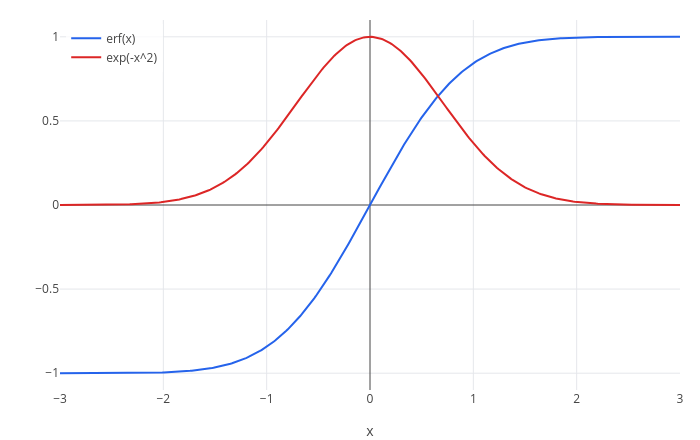

The notebook cell saved with this chart:
### Markdown cell above
## 5. A new function: erf

Areas under the bell curve over a finite interval come up constantly, and they have no elementary formula. So
mathematicians gave them a name, the **error function**:

$$\operatorname{erf}(x) = \frac{2}{\sqrt\pi}\int_0^x e^{-t^2}\,dt.$$

The factor makes $\operatorname{erf}(\infty) = 1$. It is a function like $\sin$ or $\log$: it has a graph,
derivatives and values. Galileo uses it for antiderivatives:

### Code cell
int(exp(-x^2), x)
diff(erf(x), x)
plot(erf(x), exp(-x^2), x, -3, 3)

### Figure 1 — Plotly figure (JSON) as saved in the notebook; plotly's stock layout.template omitted (floating-point values rounded to 4 significant figures; data arrays with more than 128 entries replaced by an {"elided": "..."} marker saying what was removed)
{"data": [{"line": {"color": "#2563eb", "width": 2}, "mode": "lines", "name": "erf(x)", "type": "scatter", "x": {"elided": "402 float values"}, "y": {"elided": "402 float values"}}, {"line": {"color": "#dc2626", "width": 2}, "mode": "lines", "name": "exp(-x^2)", "type": "scatter", "x": {"elided": "402 float values"}, "y": {"elided": "402 float values"}}], "layout": {"height": 440, "legend": {"bgcolor": "rgba(255,255,255,0.8)", "x": 0.01, "xanchor": "left", "y": 0.99, "yanchor": "top"}, "margin": {"b": 50, "l": 60, "r": 20, "t": 20}, "showlegend": true, "title": {"text": ""}, "width": 700, "xaxis": {"range": [-3, 3], "title": {"text": "x"}, "zeroline": true}, "yaxis": {"range": [-1.1, 1.1], "title": {"text": ""}, "zeroline": true}}}
